Frame 1 (no input): blank canvas, image omitted
Frame 60 (the mouse pressed at the canvas centre just before this capture): blank canvas, image omitted
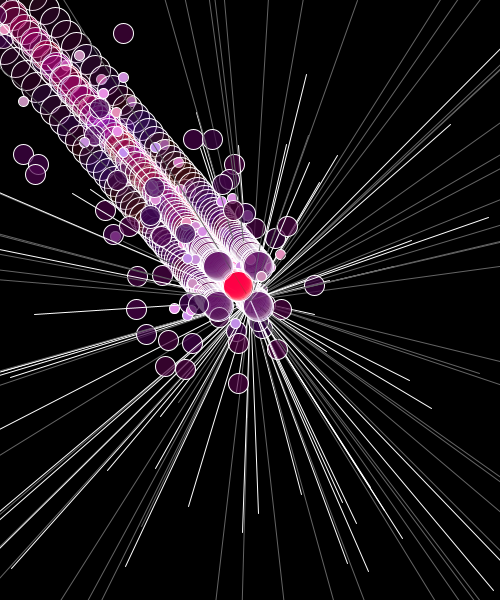
Frame 120 (the mouse held since frame 60 and released just before this capture)

The Processing sketch whose frames 1 and 60 were blank and that drew this single picture after the mouse press (run headless with seeded random() and noise(); from frame 60 on, the mouse is pressed at the canvas centre):

// Processing sketch: processing_44691
// ── processing_44691.pde

float x;
float y;
float targetX, targetY;
float easing = 0.05;

void setup () {
 size (500,600);
 background(0,0,0);
 smooth();
}

void draw () {
  
  if (mousePressed){

  stroke(255);
  line(mouseX,mouseY,mouseX+random(-300,300),mouseY+random(-300,300));
  stroke(100);
  line(mouseX,mouseY,mouseX+random(-800,800),mouseY+random(-800,800));
  
  targetX = mouseX;
  float dx = targetX - x;
  if(abs(dx) > 1) {
    x += dx * easing;
  }
  
  targetY = mouseY;
  float dy = targetY - y;
  if(abs(dy) > 1) {
    y += dy * easing;
  }
  
  stroke(255);
   
  fill(100,random(50),random(200),50);
  ellipse(x-20,y+20,random(30,20),random(30,20));
  ellipse(x+20,y-20,random(30,20),random(30,20));
  ellipse(x+20,y+20,random(30,20),random(30,20));
  ellipse(x-20,y-20,random(30,20),random(30,20));
  
  fill(255,0,random(255),80);
  ellipse(x,y,random(30,20),random(30,20)); 
  
  
  fill(random(190,245),143,random(179,245));
  stroke(255);
  ellipse(x+random(-50,50),y+random(-50,50),random(10,10),random(10,10));
  
  fill(random(47,82),4,random(63,82),180);
  ellipse(x+random(-100,100),y+random(-100,100),random(20,20),random(20,20));
  
  if (keyPressed == true) {
  
  noStroke();  
  fill(random(255),random(255),random(255));
  ellipse(x-20,y+20,random(30,20),random(30,20));
  ellipse(x+20,y-20,random(30,20),random(30,20));
  ellipse(x+20,y+20,random(30,20),random(30,20));
  ellipse(x-20,y-20,random(30,20),random(30,20));
  }
    
    
  
  }
}
